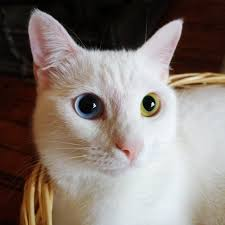
#> input picture Cats/cat 1.jpg, 225 x 225 px, found by its file name; its folder holds 4 pictures in this run
$ jupyter execute --allow-errors MiniProject.ipynb
#> lines starting #> are read from the running program, lines starting #| are printed output that depends on the picture
#> further down, img_matrix is the input picture: shape (225, 225, 3); mean R, G, B 132.9, 121.6, 115
<a href="https://colab.research.google.com/github/Ishgar14/Mini-Project/blob/main/MiniProject.ipynb" target="_parent"></a>

[cell 1]
import numpy as np
import pandas as pd
import os
import matplotlib.pyplot as plot

from skimage.transform import resize
from skimage.io import imread

[cell 2]
goal = []
flatdata = []
SRCDIR = "/content/drive/MyDrive/Smartknower mini project data"
images = []

categories = ['Cats', 'Sharks']

#> (the rest of this cell did not finish here and is left out)

[cell 3]
df = pd.DataFrame(flatdata)
df['Goal'] = goal
df

[cell 4]
plot.imshow(images[-1])
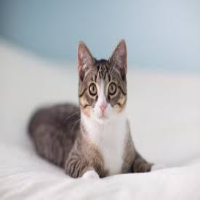
#> shown: shape (200, 200, 3) float64; mean R, G, B 0.717, 0.719, 0.731
